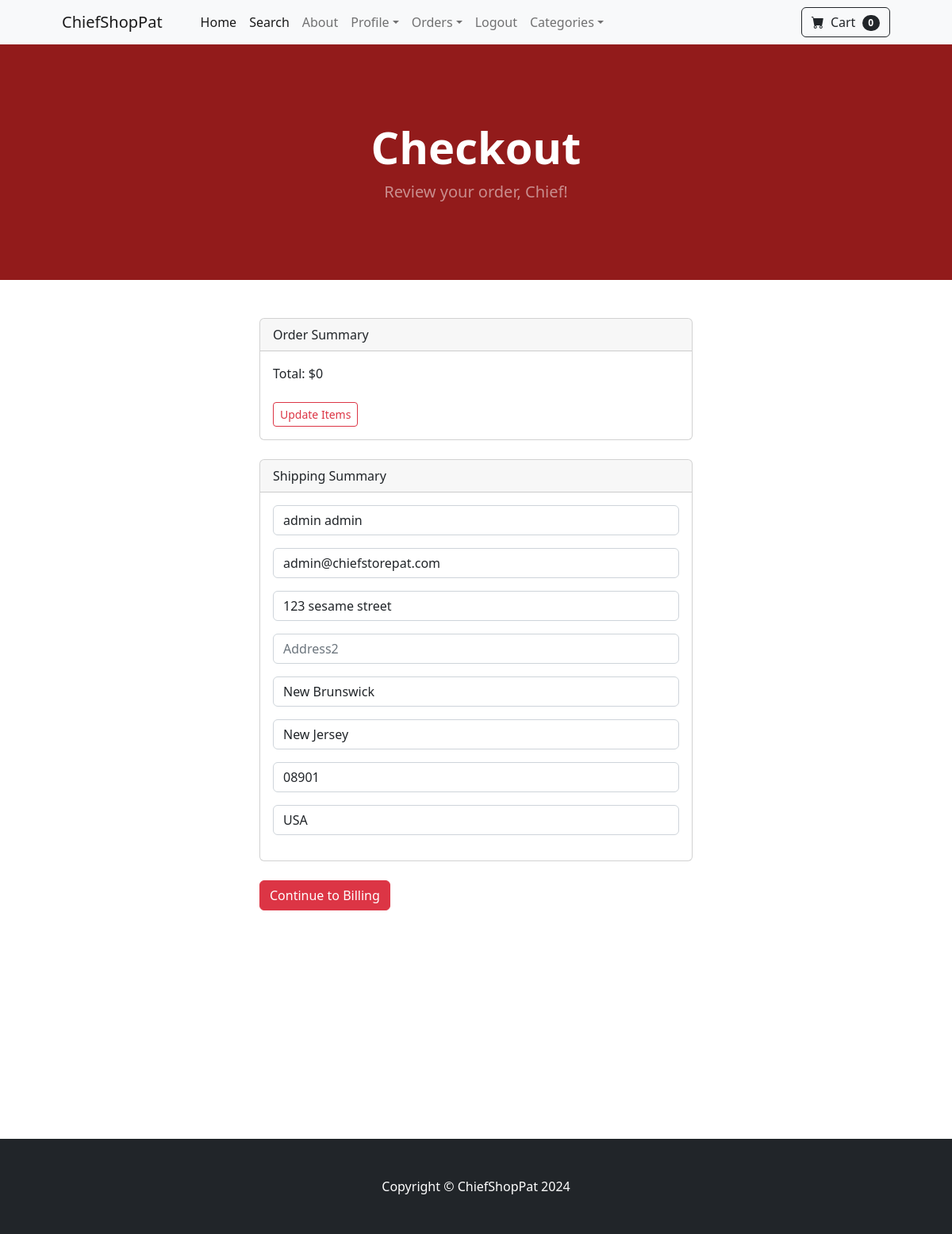
The app's page /payment/checkout (signed in) with its own data.
### payment/models.py (models this page shows, shortened)
class ShippingAddress(models.Model):
    user = models.ForeignKey(User, on_delete=models.CASCADE, null=True, blank=True)
    shipping_full_name = models.CharField(max_length=255)
    shipping_email = models.CharField(max_length=255)
    shipping_address1 = models.CharField(max_length=255)
    shipping_address2 = models.CharField(max_length=255, null=True, blank=True)
    shipping_city = models.CharField(max_length=255)
    shipping_state = models.CharField(max_length=255, null=True, blank=True)
    shipping_zipcode = models.CharField(max_length=255, null=True, blank=True)
    shipping_country = models.CharField(max_length=255)
    class Meta:
        verbose_name_plural = "Shipping Address"

### payment/views.py (the view)
# urls.py: path('checkout', views.checkout, name='checkout'),
def checkout(request):
    cart = Cart(request)
    cart_products = cart.get_prods()
    quantities = cart.get_quants()
    totals = cart.cart_total()
    if request.user.is_authenticated:
        shipping_user = ShippingAddress.objects.get(user__id=request.user.id) #get user's shipping info
        shipping_form = ShippingForm(request.POST or None, instance=shipping_user)
        return render(request, "payment/checkout.html", {"cart_products":cart_products, "quantities":quantities, "totals":totals, "shipping_form": shipping_form})
    else:
        shipping_form = ShippingForm(request.POST or None)  #get the shipping form
        return render(request, "payment/checkout.html", {"cart_products":cart_products, "quantities":quantities, "totals":totals, "shipping_form": shipping_form})

### cart/cart.py (called while the page is built, shortened)
    def __len__(self):
        return len(self.cart)

    def get_quants(self):
        return self.cart

    def get_prods(self):
        product_ids = self.cart.keys()
        products = Product.objects.filter(id__in=product_ids)
        return products

    def cart_total(self):
        product_ids = self.cart.keys()  #get product ids in the cart
        products = Product.objects.filter(id__in=product_ids)   #lookup the keys in our products database model based off of the cart
        qtys = self.cart    #get the quantities
        total = 0
        return total

### cart/context_processors.py (called while the page is built)
def cart(request):
    return {'cart': Cart(request)}

### payment/templates/payment/checkout.html (shortened to what this page needs)
{% extends 'base.html' %} {% block content %}
<header class="bg-myred py-5">
    <div class="container px-4 px-lg-5 my-5">
        <div class="text-center text-white">
            <h1 class="display-4 fw-bolder">Checkout</h1>
            <p class="lead fw-normal text-white-50 mb-0">
                Review your order, Chief!
            </p>
        </div>
    </div>
</header>
<br /><br />
<div class="container">
    <div class="row">
        <div class="col-md-6 offset-md-3">
            <div class="card">
                <div class="card-header">Order Summary</div>
                <div class="card-body">
                    Total: ${{ totals }}
                    <br><br>
                    <a
                        href="{% url 'cart_summary' %}"
                        class="btn btn-sm btn-outline-danger"
                        >Update Items</a>
                </div>
            </div>
            <br>
            <div class="card">
                <div class="card-header">Shipping Summary</div>
                <div class="card-body">
                    {{shipping_form.as_p}}
                </div>
            </div>
            <br>
            <a href="#" class="btn btn-danger">Continue to Billing</a>
        </div>
    </div>
</div>
<br /><br /><br /><br /><br /><br /><br /><br /><br /><br /><br /><br />
{% endblock %}

### records on screen
ShippingAddress: shipping_full_name "admin admin", shipping_email "admin@chiefstorepat.com", shipping_address1 "123 sesame street", shipping_city "New Brunswick", shipping_state "New Jersey", shipping_zipcode "08901", shipping_country "USA"

### other values on screen
{{ cart|length }} "0"
{{ totals }} "0"
